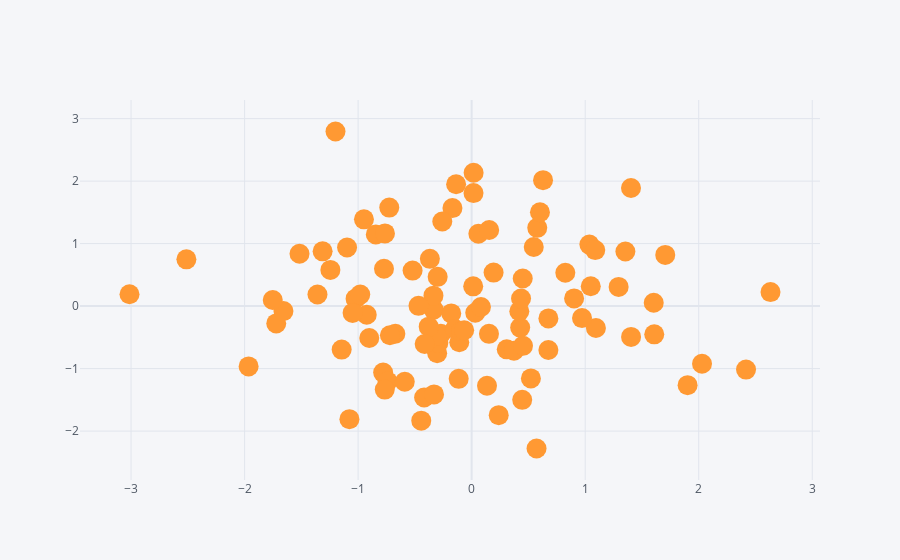

Notebook source saved alongside this figure:
### Markdown cell above
## Scatter

### Code cell
df.iplot(kind='scatter', x='A', y='B', mode='markers', size=20) #mode altera a visualização do gráfico
